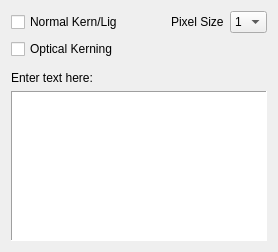
         <widget class="QWidget" name="tab">
          <attribute name="title">
           <string>Proofing</string>
          </attribute>
          <layout class="QVBoxLayout" name="verticalLayout_7">
           <item>
            <layout class="QHBoxLayout" name="horizontalLayout_14">
             <item>
              <widget class="QCheckBox" name="normalKernCheckBox">
               <property name="text">
                <string>Normal Kern/Lig</string>
               </property>
              </widget>
             </item>
             <item>
              <spacer name="horizontalSpacer_10">
               <property name="orientation">
                <enum>Qt::Horizontal</enum>
               </property>
               <property name="sizeHint" stdset="0">
                <size>
                 <width>17</width>
                 <height>20</height>
                </size>
               </property>
              </spacer>
             </item>
             <item>
              <widget class="QLabel" name="label_10">
               <property name="text">
                <string>Pixel Size</string>
               </property>
              </widget>
             </item>
             <item>
              <widget class="QComboBox" name="pixelSizeCombo">
               <property name="minimumSize">
                <size>
                 <width>35</width>
                 <height>0</height>
                </size>
               </property>
               <item>
                <property name="text">
                 <string>1</string>
                </property>
               </item>
               <item>
                <property name="text">
                 <string>2</string>
                </property>
               </item>
               <item>
                <property name="text">
                 <string>3</string>
                </property>
               </item>
               <item>
                <property name="text">
                 <string>4</string>
                </property>
               </item>
               <item>
                <property name="text">
                 <string>5</string>
                </property>
               </item>
              </widget>
             </item>
            </layout>
           </item>
           <item>
            <layout class="QHBoxLayout" name="horizontalLayout_13">
             <item>
              <widget class="QCheckBox" name="autoKernCheckBox">
               <property name="text">
                <string>Optical Kerning</string>
               </property>
              </widget>
             </item>
             <item>
              <spacer name="horizontalSpacer_11">
               <property name="orientation">
                <enum>Qt::Horizontal</enum>
               </property>
               <property name="sizeHint" stdset="0">
                <size>
                 <width>17</width>
                 <height>20</height>
                </size>
               </property>
              </spacer>
             </item>
            </layout>
           </item>
           <item>
            <widget class="QFrame" name="proofingFrame">
             <property name="sizePolicy">
              <sizepolicy hsizetype="Preferred" vsizetype="Expanding">
               <horstretch>0</horstretch>
               <verstretch>0</verstretch>
              </sizepolicy>
             </property>
             <property name="frameShape">
              <enum>QFrame::Panel</enum>
             </property>
             <property name="frameShadow">
              <enum>QFrame::Sunken</enum>
             </property>
            </widget>
           </item>
           <item>
            <widget class="QLabel" name="label_9">
             <property name="text">
              <string>Enter text here:</string>
             </property>
            </widget>
           </item>
           <item>
            <widget class="QPlainTextEdit" name="plainTextEdit">
             <property name="maximumSize">
              <size>
               <width>16777215</width>
               <height>150</height>
              </size>
             </property>
             <property name="frameShape">
              <enum>QFrame::Panel</enum>
             </property>
            </widget>
           </item>
          </layout>
         </widget>
